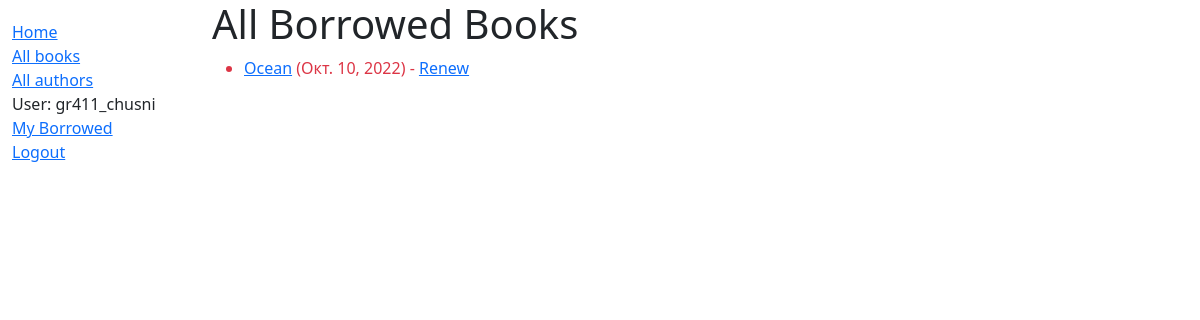
The page /catalog/borrowed/ (signed in) on the database as committed earlier.
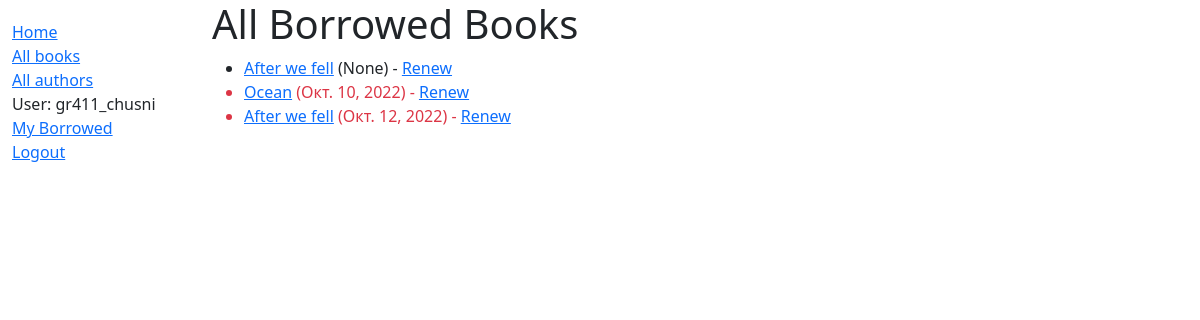
The same page on the database as committed later.
### catalog/models.py (models this page shows, shortened)
class BookInstance(models.Model):
    id = models.UUIDField(primary_key=True, default=uuid.uuid4,
                          help_text='Unique ID for this particular book across whole library')
    book = models.ForeignKey('Book', on_delete=models.RESTRICT, null=True)
    imprint = models.CharField(max_length=200)
    due_back = models.DateField(null=True, blank=True)
    borrower = models.ForeignKey(User, on_delete=models.SET_NULL, null=True, blank=True)
    @property
    def is_overdue(self):
        return bool(self.due_back and date.today() > self.due_back)
    LOAN_STATUS = (
        ('d', 'Maintenance'),
        ('o', 'On loan'),
        ('a', 'Available'),
        ('r', 'Reserved'),
    )
    status = models.CharField(
        max_length=1,
        choices=LOAN_STATUS,
        blank=True,
        default='d',
        help_text='Book availability',
    )
    class Meta:
        ordering = ['due_back']
        permissions = (("can_mark_returned", "Set book as returned"),)

class Book(models.Model):
    title = models.CharField(max_length=200)
    author = models.ForeignKey('Author', on_delete=models.SET_NULL, null=True)
    summary = models.TextField(max_length=1000, help_text='Enter a brief description of the book')
    isbn = models.CharField('ISBN', max_length=13, unique=True,
                            help_text='13 Character <a href="https://www.isbn-international.org/content/what-isbn">ISBN number</a>')
    genre = models.ManyToManyField(Genre, help_text='Select a genre for this book')
    language = models.ForeignKey('Language', on_delete=models.SET_NULL, null=True)
    class Meta:
        ordering = ['title', 'author']
    def display_genre(self):
        return ', '.join([genre.name for genre in self.genre.all()[:3]])
    display_genre.short_description = 'Genre'

### catalog/views.py (the view)
# urls.py: path(r'borrowed/', views.LoanedBooksAllListView.as_view(), name='all-borrowed'),
class LoanedBooksAllListView(PermissionRequiredMixin, generic.ListView):
    model = BookInstance
    permission_required = 'catalog.can_mark_returned'
    template_name = 'catalog/bookinstance_list_borrowed_all.html'
    paginate_by = 10
    def get_queryset(self):
        return BookInstance.objects.filter(status__exact='o').order_by('due_back')

### catalog/templates/catalog/bookinstance_list_borrowed_all.html
{% extends "base_generic.html" %}
{% block content %}
    <h1>All Borrowed Books</h1>
    {% if bookinstance_list %}
    <ul>
      {% for bookinst in bookinstance_list %}
      <li class="{% if bookinst.is_overdue %}text-danger{% endif %}">
        <a href="{% url 'book-detail' bookinst.book.pk %}">{{bookinst.book.title}}</a> ({{ bookinst.due_back }}) {% if user.is_staff %}- {{ bookinst.borrower }}{% endif %} {% if perms.catalog.can_mark_returned %}- <a href="{% url 'renew-book-librarian' bookinst.id %}">Renew</a>  {% endif %}
      </li>
      {% endfor %}
    </ul>
    {% else %}
      <p>There are no books borrowed.</p>
    {% endif %}
{% endblock %}

Rows that differ between the two databases and show on the page:
added BookInstance: book "After we fell", due_back "None"
now on this page (row edited): BookInstance: book "After we fell", due_back "Окт. 12, 2022"
